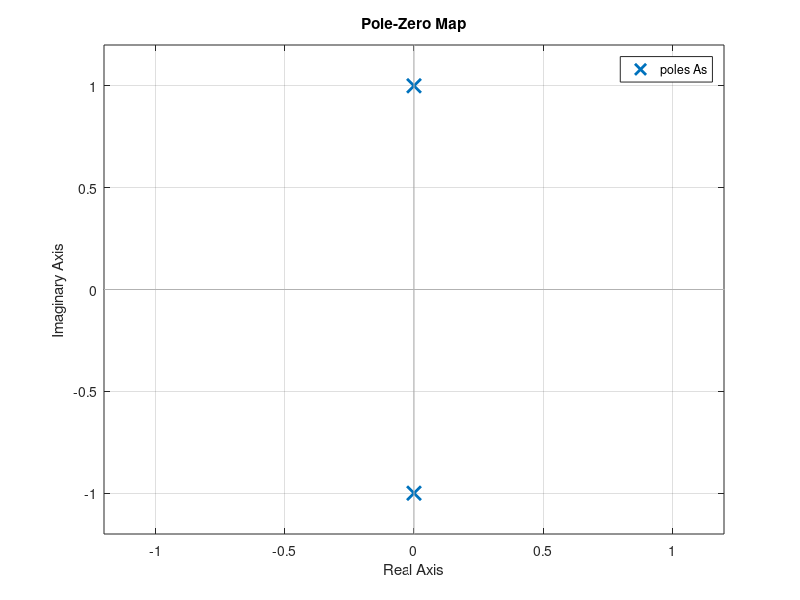

Recreate this plot in MATLAB. (Note: this script raises an error after producing the figure.)
clc;
close all;
%Letra a
t = [0:0.1:10];
zeros = [];
poles = [i -i];
gain = 1;
As = zpk(zeros,poles,gain)
figure(1)
pzmap(As);grid ('on');
num = [1];
den = [1 1];
figure(2)
step(num,den,t);grid ('on');

%Letra b
zeros = [];
poles = [-1+i -1-i];
gain = 1;
Bs = zpk(zeros,poles,gain)
figure(3)
pzmap(Bs);grid ('on');
num1 = [1];
den1 = [1 2 2];
figure(4)
step(num1,den1,t);grid ('on');

%Letra c
zeros = [];
poles = [-1 -1];
gain = 1;
Cs = zpk(zeros,poles,gain)
figure(5)
pzmap(Cs);grid ('on');
num2 = [1];
den2 = [1 2 1];
figure(6)
step(num2,den2,t);grid ('on');

%Letra d
zeros = [];
poles = [-2 -4];
gain = 1;
Ds = zpk(zeros,poles,gain)
figure(7)
pzmap(Ds);grid ('on');
num3 = [1];
den3 = [1 6 8];
figure(8)
step(num3,den3,t);grid ('on');
